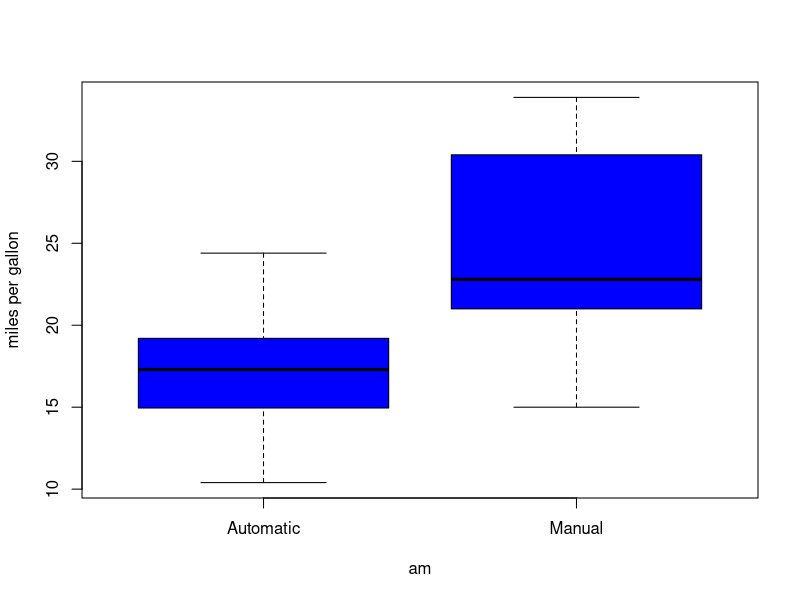
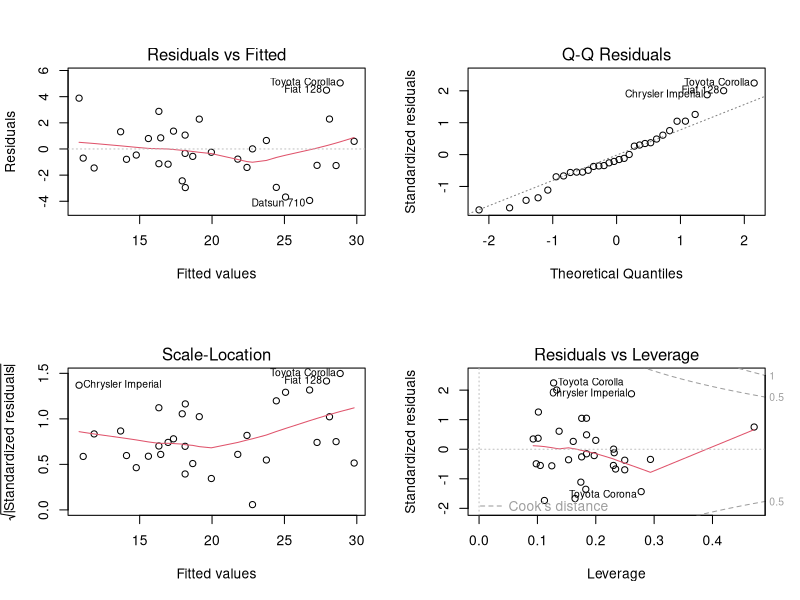

Generate these figures, in order, with R:
## ---- chunk 1
car_data <- data.frame(mtcars)
## ---- chunk 2
summary(car_data)
## ---- chunk 3
car_data$cyl <- factor(car_data$cyl)
car_data$vs <- factor(car_data$vs)
car_data$gear <- factor(car_data$gear)
car_data$carb <- factor(car_data$carb)
car_data$am <- factor(car_data$am,labels=c('Automatic','Manual'))
## ---- chunk 4
initialmodel <- lm(mpg ~ ., data = car_data)
bestmodel <- step(initialmodel, direction = "both")
## ---- chunk 5
summary(bestmodel)
## ---- chunk 6
t.test(mpg ~ am, data = car_data)
## ---- chunk 7
summary(car_data)
## ---- chunk 8
summary(bestmodel)
## ---- chunk 9
boxplot(mpg ~ am, data = car_data, col = "blue", ylab = "miles per gallon")
## ---- chunk 10
par(mfrow=c(2, 2))
plot(bestmodel)
